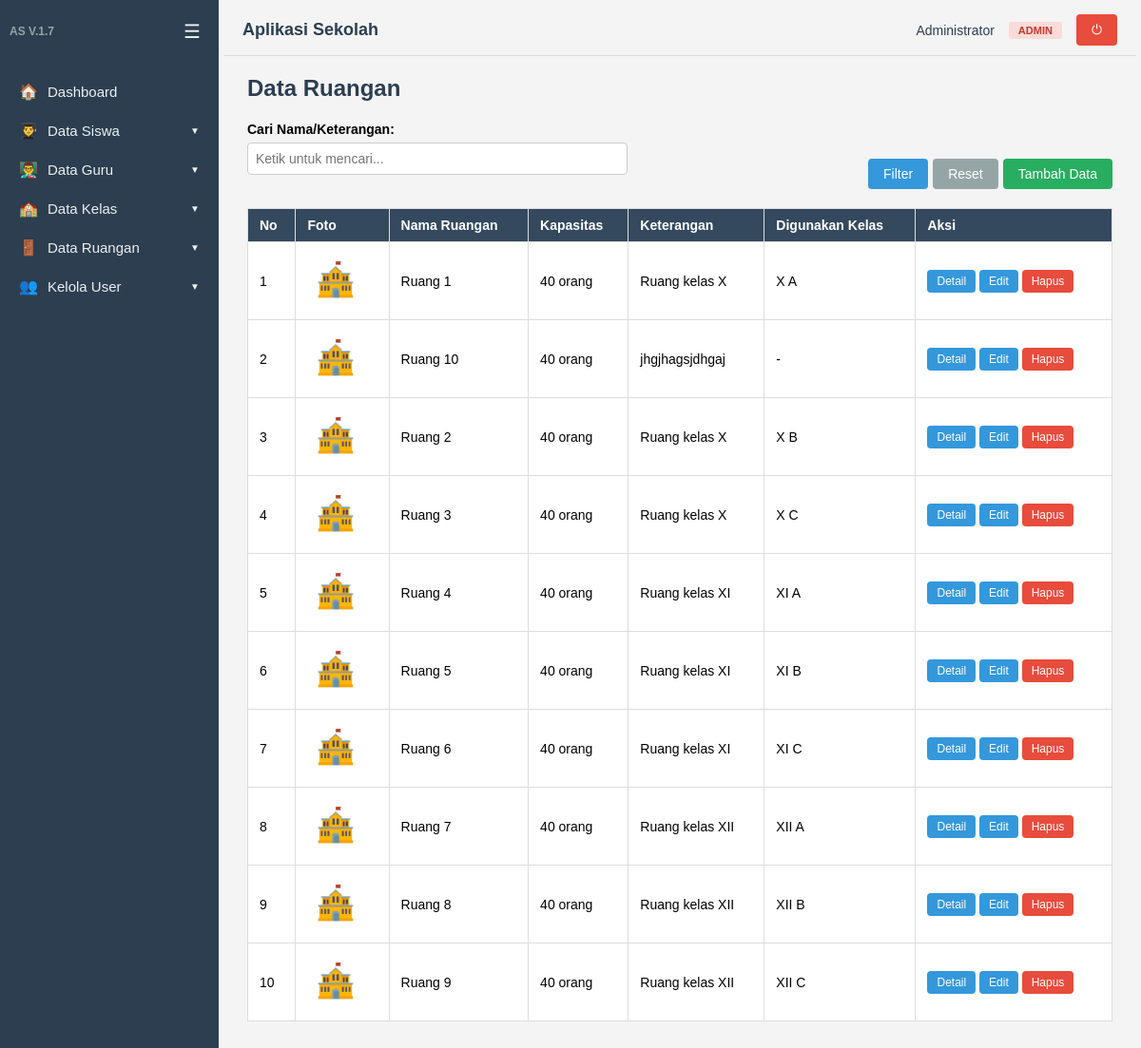
The app's page /ruang/tampil.php (signed in) with its own data.
### tables this page shows
CREATE TABLE `datakelas` (
  `id_kelas` int(11) NOT NULL,
  `namakelas` varchar(100) NOT NULL,
  `tingkat` enum('X','XI','XII') NOT NULL,
  `tahunajaran` varchar(20) NOT NULL,
  `idguru` int(11) DEFAULT NULL,
  `idsiswa` int(11) DEFAULT NULL,
  `idruang` int(11) DEFAULT NULL
);

CREATE TABLE `dataruang` (
  `id_ruang` int(11) NOT NULL,
  `nama_ruang` varchar(100) NOT NULL,
  `kapasitas` int(11) DEFAULT 0,
  `keterangan` text DEFAULT NULL,
  `foto` varchar(100) DEFAULT NULL
);

### auth.php (called while the page is built, shortened)
<?php
if (!function_exists('isLoggedIn')) {
    function isLoggedIn()
    {
        return isset($_SESSION['user_id']);
    }
}
if (!function_exists('hasRole')) {
    function hasRole($roles)
    {
        $userRole = $_SESSION['role'];
        if (is_array($roles)) {
            return in_array($userRole, $roles);
        }
        return $userRole === $roles;
    }
}

### ruang/tampil.php (the view, shortened to what this page needs)
<?php
include dirname(__DIR__) . '/auth.php';
$perPage = 10;
$page = isset($_GET['page']) ? max(1, (int)$_GET['page']) : 1;
$search = isset($_GET['search']) ? mysqli_real_escape_string($koneksi, $_GET['search']) : '';
$where = "WHERE 1=1";
$offset = ($page - 1) * $perPage;
$query = "SELECT r.*, k.namakelas
          FROM dataruang r
          LEFT JOIN datakelas k ON r.id_ruang = k.idruang
          $where
          ORDER BY r.nama_ruang LIMIT $perPage OFFSET $offset";
$data = mysqli_query($koneksi, $query);
include dirname(__DIR__) . '/layout/header.php';
?>
<h2>Data Ruangan</h2>
<form method="GET" style="margin-bottom: 20px; display: flex; gap: 10px; flex-wrap: wrap; align-items: end;">
    <div style="flex: 1; min-width: 200px;">
        <label>Cari Nama/Keterangan:</label><br>
        <input type="text" name="search" value="<?= htmlspecialchars($search) ?>" placeholder="Ketik untuk mencari...">
    </div>
    <?php if (hasRole('admin')): ?>
    <div style="display: flex; flex-direction: column;">
        <div style="display: flex; gap: 5px;">
            <button class="btn" type="submit">Filter</button>
            <a class="btn" href="tampil.php" style="background:#95a5a6;">Reset</a>
            <a class="btn btn-success" href="index.php">Tambah Data</a>
        </div>
    </div>
    <?php endif; ?>
</form>
<table>
    <tr>
        <th>No</th>
        <th>Foto</th>
        <th>Nama Ruangan</th>
        <th>Kapasitas</th>
        <th>Keterangan</th>
        <th>Digunakan Kelas</th>
        <th>Aksi</th>
    </tr>
    <?php
    $no = $offset + 1;
    if (mysqli_num_rows($data) === 0) : ?>
        <tr>
            <td colspan="7" style="text-align:center; padding:20px;">Tidak ada data</td>
        </tr>
    <?php else: ?>
        <?php while ($row = mysqli_fetch_assoc($data)) : ?>
            <tr>
                <td><?= $no++; ?></td>
                <td>
                    <img src="<?= BASE_URL; ?>/uploads/foto_ruang/<?= $row['foto'] ?: 'default-ruang.jpg' ?>" width="60" style="border-radius:4px;">
                </td>
                <td><?= htmlspecialchars($row['nama_ruang']) ?></td>
                <td><?= $row['kapasitas'] ?> orang</td>
                <td><?= htmlspecialchars($row['keterangan']) ?></td>
                <td><?= htmlspecialchars($row['namakelas'] ?? '-') ?></td>
                <td>
                    <a class="btn" href="detail.php?id=<?= $row['id_ruang'] ?>" style="padding:5px 10px; font-size:12px;">Detail</a>
                    <?php if (hasRole('admin')): ?>
                    <a class="btn" href="edit.php?id=<?= $row['id_ruang'] ?>" style="padding:5px 10px; font-size:12px;">Edit</a>
                    <a class="btn btn-danger" href="hapus.php?id=<?= $row['id_ruang'] ?>" onclick="return confirm('Yakin ingin menghapus?')" style="padding:5px 10px; font-size:12px;">Hapus</a>
                    <?php endif; ?>
                </td>
            </tr>
        <?php endwhile; ?>
    <?php endif; ?>
</table>
<?php include dirname(__DIR__) . '/layout/footer.php'; ?>

### layout/header.php (style rules this page uses)
* { box-sizing: border-box; margin: 0; padding: 0; }
body { font-family: Arial, Helvetica, sans-serif; background: #f4f4f4; display: flex; min-height: 100vh; }
h2 { margin-bottom: 20px; color: #2c3e50; }
table { border-collapse: collapse; width: 100%; background: #fff; margin-bottom: 15px; }
table th, table td { border: 1px solid #ddd; padding: 9px 12px; text-align: left; font-size: 14px; }
table th { background: #34495e; color: #fff; }
label { font-weight: bold; font-size: 14px; }
input[type=text], input[type=date], input[type=number], input[type=file], select { padding: 8px; width: 100%; max-width: 400px; margin: 5px 0 15px; border: 1px solid #ccc; border-radius: 4px; font-size: 14px; }
.btn { display: inline-block; background: #3498db; color: #fff; border: 0; padding: 8px 16px; border-radius: 4px; cursor: pointer; text-decoration: none; font-size: 14px; }
.btn-danger { background: #e74c3c; }
.btn-success { background: #27ae60; }

### records on screen
datakelas: idruang.foto (placeholder picture), idruang.nama_ruang "Ruang 1", idruang.kapasitas "40", idruang.keterangan "Ruang kelas X", namakelas "X A"
dataruang: foto (placeholder picture), nama_ruang "Ruang 10", kapasitas "40", keterangan "jhgjhagsjdhgaj", namakelas "-"
datakelas: idruang.foto (placeholder picture), idruang.nama_ruang "Ruang 2", idruang.kapasitas "40", idruang.keterangan "Ruang kelas X", namakelas "X B"
datakelas: idruang.foto (placeholder picture), idruang.nama_ruang "Ruang 3", idruang.kapasitas "40", idruang.keterangan "Ruang kelas X", namakelas "X C"
datakelas: idruang.foto (placeholder picture), idruang.nama_ruang "Ruang 4", idruang.kapasitas "40", idruang.keterangan "Ruang kelas XI", namakelas "XI A"
datakelas: idruang.foto (placeholder picture), idruang.nama_ruang "Ruang 5", idruang.kapasitas "40", idruang.keterangan "Ruang kelas XI", namakelas "XI B"
datakelas: idruang.foto (placeholder picture), idruang.nama_ruang "Ruang 6", idruang.kapasitas "40", idruang.keterangan "Ruang kelas XI", namakelas "XI C"
datakelas: idruang.foto (placeholder picture), idruang.nama_ruang "Ruang 7", idruang.kapasitas "40", idruang.keterangan "Ruang kelas XII", namakelas "XII A"
datakelas: idruang.foto (placeholder picture), idruang.nama_ruang "Ruang 8", idruang.kapasitas "40", idruang.keterangan "Ruang kelas XII", namakelas "XII B"
datakelas: idruang.foto (placeholder picture), idruang.nama_ruang "Ruang 9", idruang.kapasitas "40", idruang.keterangan "Ruang kelas XII", namakelas "XII C"

### other values on screen
$item['icon'] "🏠"
$item['label'] "Dashboard"
$item['icon'] "👨‍🎓"
$item['label'] "Data Siswa"
$item['icon'] "👨‍🏫"
$item['label'] "Data Guru"
$item['icon'] "🏫"
$item['label'] "Data Kelas"
$item['icon'] "🚪"
$item['label'] "Data Ruangan"
$item['icon'] "👥"
$item['label'] "Kelola User"
$user['nama_lengkap'] "Administrator"
$roleLabels[$user['role']] "ADMIN"
